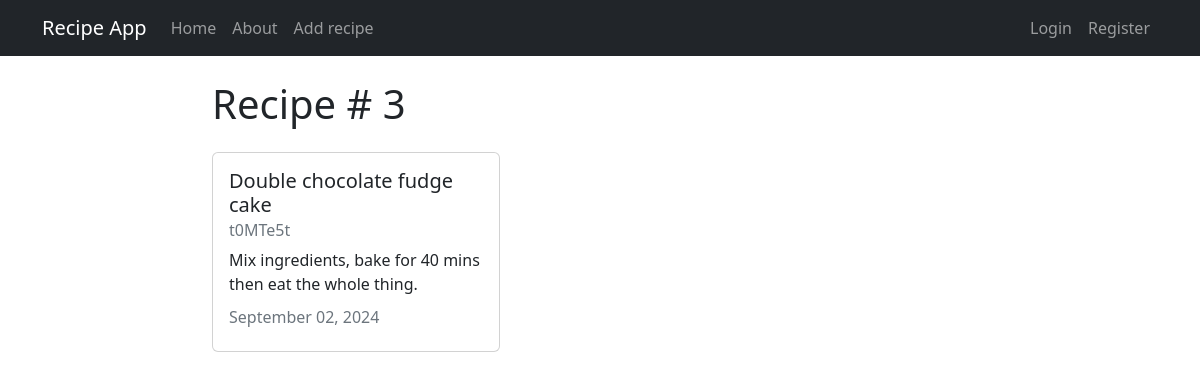
Page /recipe/3/ on the committed database.
### recipe_app/models.py (models this page shows, shortened)
class Recipe(models.Model):
    title = models.CharField(max_length=100)
    description = models.TextField()
    author = models.ForeignKey(User, on_delete=models.CASCADE)
    created_at = models.DateTimeField(auto_now_add=True)
    update_at = models.DateTimeField(auto_now=True)

### recipe_app/views.py (the view)
# urls.py: path('recipe/<int:pk>/', views.RecipeDetailView.as_view(), name='detail'),
class RecipeDetailView(DetailView):
    model = models.Recipe

### recipe_app/templates/recipe_app/recipe_detail.html (shortened to what this page needs)
{% extends 'recipe_app/base.html' %} {% block content %}
<h1>Recipe # {{ object.id }}</h1>
<div class="card my-4" style="width: 18rem">
  <div class="card-body">
    <h5 class="card-title">{{ object.title }}</h5>
    <h6 class="card-subtitle mb-2 text-muted">{{ object.author }}</h6>
    <p class="card-text">{{ object.description }}</p>
    <h6 class="card-subtitle mb-2 text-muted">{{ object.update_at |date:"F d, Y"}}</h6>
  </div>
</div>
 {% endblock %}

### rows in the picture
Recipe: id "3", title "Double chocolate fudge cake", author "t0MTe5t", description "Mix ingredients, bake for 40 mins then eat the whole thing.", update_at "September 02, 2024"
